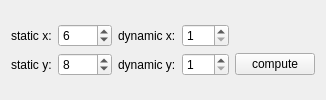
           <widget class="QWidget" name="tab_10">
            <attribute name="title">
             <string>xy-mesh</string>
            </attribute>
            <layout class="QGridLayout" name="gridLayout_34">
             <item row="0" column="0">
              <layout class="QGridLayout" name="gridLayout_33">
               <item row="1" column="4">
                <widget class="QSpinBox" name="sb_dynum">
                 <property name="minimum">
                  <number>1</number>
                 </property>
                 <property name="maximum">
                  <number>999</number>
                 </property>
                 <property name="value">
                  <number>1</number>
                 </property>
                </widget>
               </item>
               <item row="1" column="2">
                <widget class="QSpinBox" name="sb_synum">
                 <property name="minimum">
                  <number>1</number>
                 </property>
                 <property name="maximum">
                  <number>9999</number>
                 </property>
                 <property name="value">
                  <number>8</number>
                 </property>
                </widget>
               </item>
               <item row="0" column="1">
                <widget class="QLabel" name="label_34">
                 <property name="text">
                  <string>static x:</string>
                 </property>
                </widget>
               </item>
               <item row="0" column="4">
                <widget class="QSpinBox" name="sb_dxnum">
                 <property name="minimum">
                  <number>1</number>
                 </property>
                 <property name="maximum">
                  <number>999</number>
                 </property>
                 <property name="value">
                  <number>1</number>
                 </property>
                </widget>
               </item>
               <item row="0" column="2">
                <widget class="QSpinBox" name="sb_sxnum">
                 <property name="minimum">
                  <number>1</number>
                 </property>
                 <property name="maximum">
                  <number>9999</number>
                 </property>
                 <property name="value">
                  <number>6</number>
                 </property>
                </widget>
               </item>
               <item row="1" column="1">
                <widget class="QLabel" name="label_38">
                 <property name="text">
                  <string>static y:</string>
                 </property>
                </widget>
               </item>
               <item row="0" column="3">
                <widget class="QLabel" name="label_37">
                 <property name="text">
                  <string>dynamic x:</string>
                 </property>
                </widget>
               </item>
               <item row="1" column="3">
                <widget class="QLabel" name="label_36">
                 <property name="text">
                  <string>dynamic y:</string>
                 </property>
                </widget>
               </item>
               <item row="1" column="5">
                <widget class="QPushButton" name="btn_compute_qpartition2">
                 <property name="text">
                  <string>compute</string>
                 </property>
                </widget>
               </item>
              </layout>
             </item>
            </layout>
           </widget>
